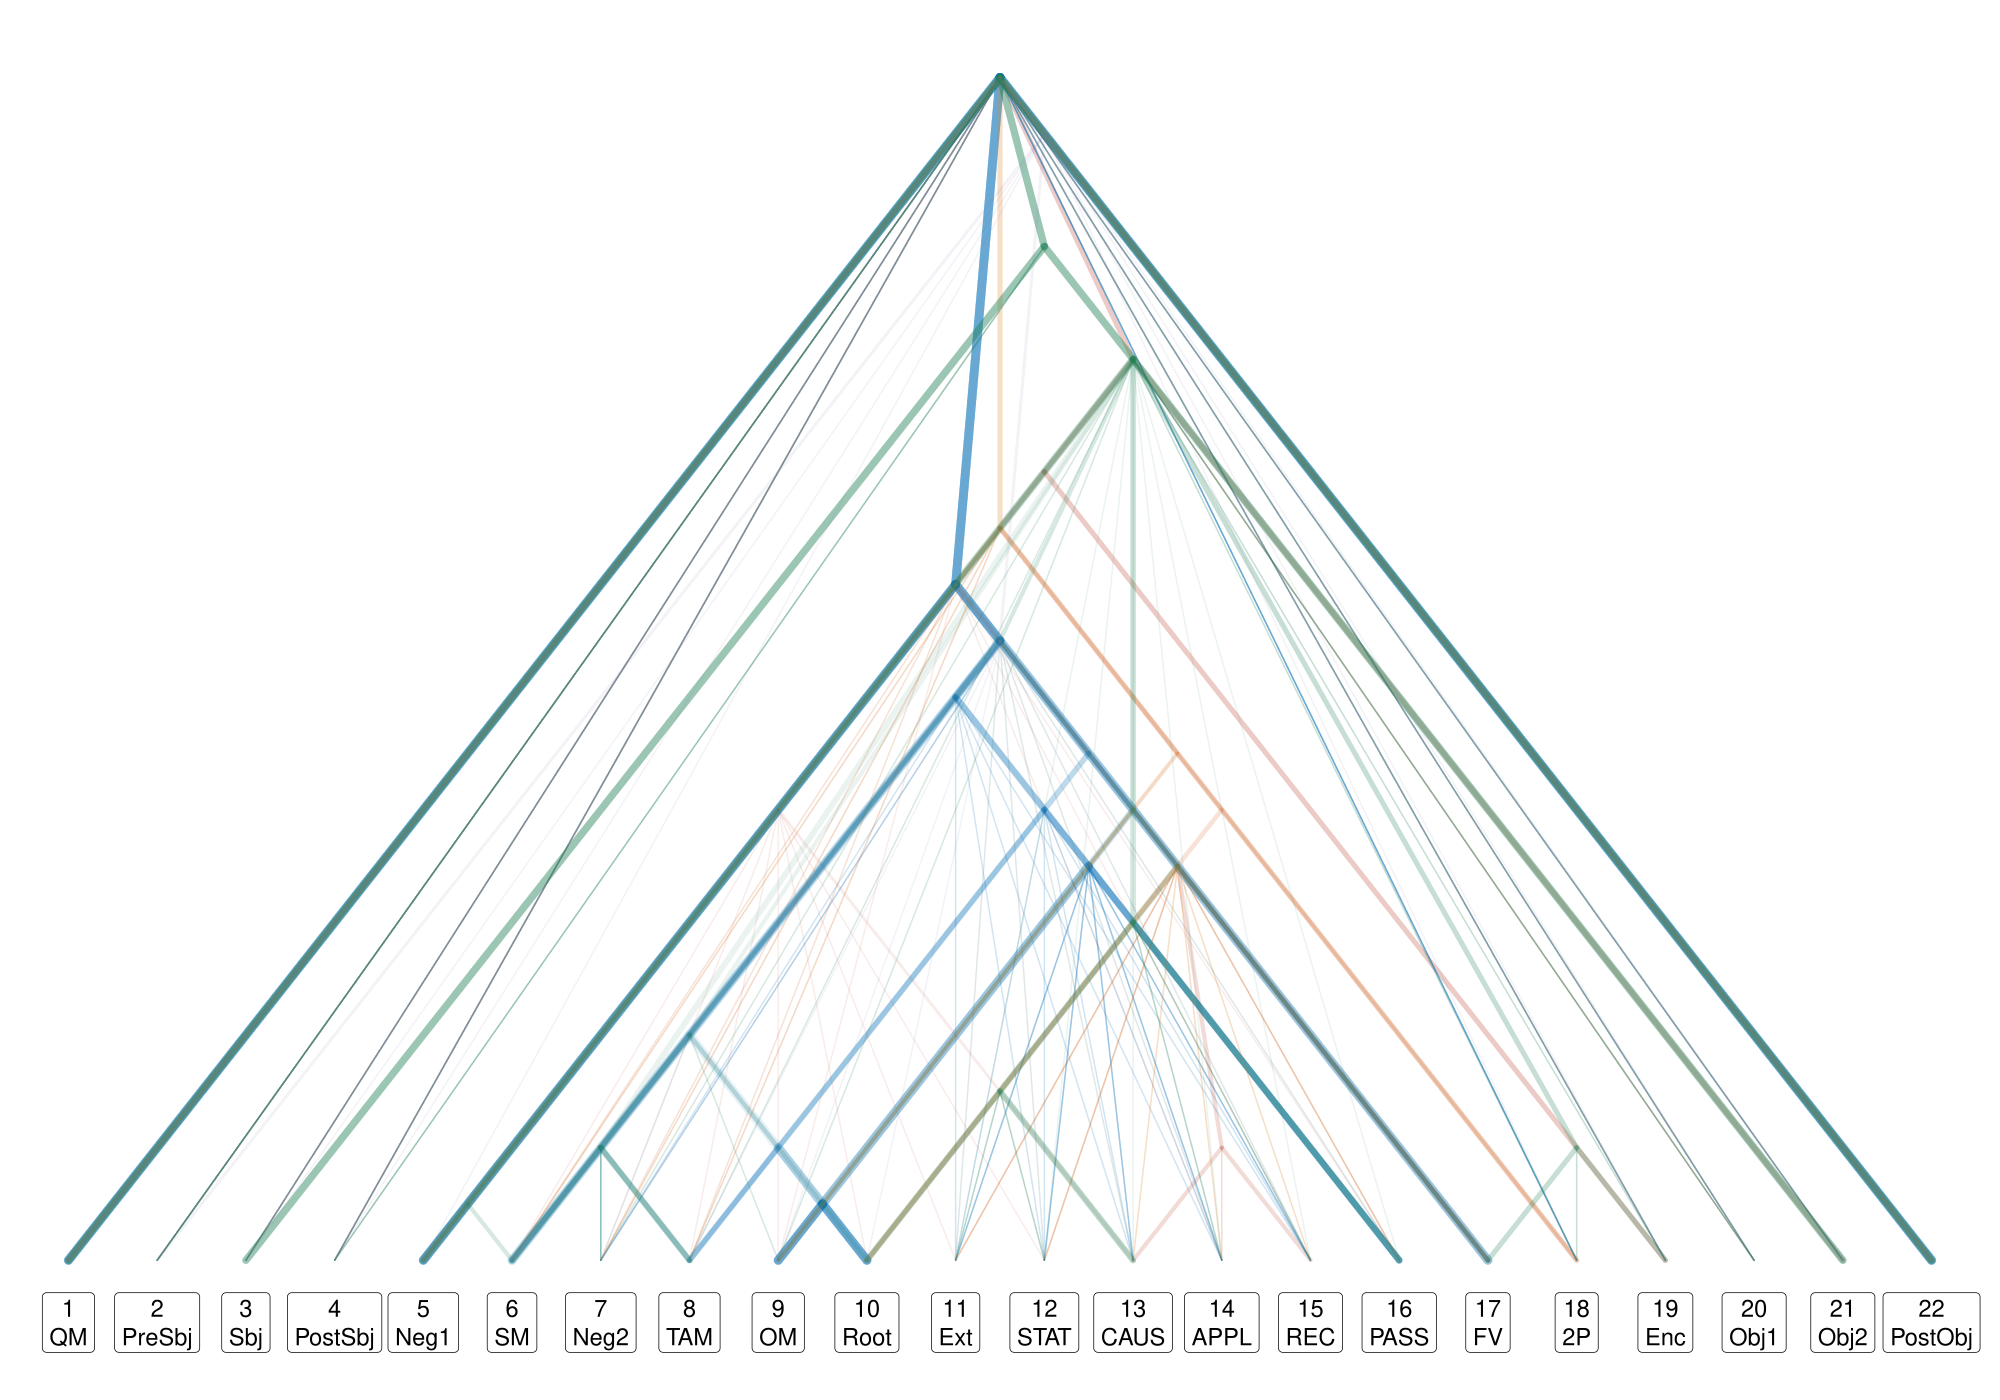

The script that saved this image:
library(ape)
library(ggplot2)
library(ggtree)
library(patchwork)

posLabel <- list("1" = "QM", "2" = "PreSbj", "3" = "Sbj", "4" = "PostSbj", "5" = "Neg1", "6" = "SM", "7" = "Neg2", "8" = "TAM", "9" = "OM", "10" = "Root", "11" = "Ext", "12" = "STAT", "13" = "CAUS", "14" = "APPL", "15" = "REC", "16" = "PASS", "17" = "FV", "18" = "2P", "19" = "Enc", "20" = "Obj1", "21" = "Obj2", "22" = "PostObj")

alphaval <- 0.094435

# ── morsyn: 3 families ──
morsyntree1 <- read.tree(text="(1,2,3,4,(((5,6,7,8,(9,((10,11,12,(13,14,15)13-15,16,17)10-17,18)10-18)9-18)5-18,19)5-19,20,21)5-21,22)1-22;")
morsyntree1grouped <- groupOTU(morsyntree1, list(a = c(1, 22), b = c(5, 21), c = c(5, 19), d = c(5, 18), e = c(9, 18), f = c(10, 18), g = c(10, 17), h = c(13, 15)))
morsynsmap1 <- c(0.5, 1.7321, 1.7321, 1.7321, 1.7321, 1.0, 1.0, 1.4142, 1.4142)
morsyntreeplot1 <- ggtree(morsyntree1grouped,
  aes(size=(morsynsmap1[group])),
  layout="slanted", ladderize=FALSE,
  alpha=alphaval, color="#BC3C29") +
  layout_dendrogram() +
  geom_tiplab(geom="label", size=5, angle=0,
    offset=-1, hjust=0.5, vjust=1.25, alpha=0) +
  theme(panel.background=element_blank(),
    plot.background=element_blank(),
    legend.position="none",
    plot.margin=margin(t=5, r=5, b=25, l=5, unit="pt")) +
  scale_size_identity()

morsyntree2 <- read.tree(text="(1,2,3,4,((((5,6,7,8,9,(10,11,12,(13,14,15)13-15,16,17)10-17)5-17,18)5-18,19)5-19,20,21)5-21,22)1-22;")
morsyntree2grouped <- groupOTU(morsyntree2, list(a = c(1, 22), b = c(5, 21), c = c(5, 19), d = c(5, 18), e = c(5, 17), f = c(10, 17), g = c(13, 15)))
morsynsmap2 <- c(0.5, 1.7321, 1.7321, 1.7321, 1.7321, 1.4142, 1.4142, 1.4142)
morsyntreeplot2 <- ggtree(morsyntree2grouped,
  aes(size=(morsynsmap2[group])),
  layout="slanted", ladderize=FALSE,
  alpha=alphaval, color="#BC3C29") +
  layout_dendrogram() +
  geom_tiplab(geom="label", size=5, angle=0,
    offset=-1, hjust=0.5, vjust=1.25, alpha=0) +
  theme(panel.background=element_blank(),
    plot.background=element_blank(),
    legend.position="none",
    plot.margin=margin(t=5, r=5, b=25, l=5, unit="pt")) +
  scale_size_identity()

morsyntree3 <- read.tree(text="(1,2,3,4,(((((5,6,7,8,9,10,11,12,13)5-13,14,15,16,17)5-17,18)5-18,19)5-19,20,21)5-21,22)1-22;")
morsyntree3grouped <- groupOTU(morsyntree3, list(a = c(1, 22), b = c(5, 21), c = c(5, 19), d = c(5, 18), e = c(5, 17), f = c(5, 13)))
morsynsmap3 <- c(0.5, 1.7321, 1.7321, 1.7321, 1.7321, 1.4142, 1.0)
morsyntreeplot3 <- ggtree(morsyntree3grouped,
  aes(size=(morsynsmap3[group])),
  layout="slanted", ladderize=FALSE,
  alpha=alphaval, color="#BC3C29") +
  layout_dendrogram() +
  geom_tiplab(geom="label", size=5, angle=0,
    offset=-1, hjust=0.5, vjust=1.25, alpha=0) +
  theme(panel.background=element_blank(),
    plot.background=element_blank(),
    legend.position="none",
    plot.margin=margin(t=5, r=5, b=25, l=5, unit="pt")) +
  scale_size_identity()

# ── tono: 9 families ──
tonotree1 <- read.tree(text="(1,2,3,4,(5,((((6,7,8)6-8,(9,10)9-10)6-10,11,12,13,14,15,16)6-16,17)6-17)5-17,18,19,20,21,22)1-22;")
tonotree1grouped <- groupOTU(tonotree1, list(a = c(1, 22), b = c(5, 17), c = c(6, 17), d = c(6, 16), e = c(6, 10), f = c(6, 8), g = c(9, 10)))
tonosmap1 <- c(0.5, 3.0, 3.0, 3.0, 2.2361, 1.4142, 1.7321, 3.0)
tonotreeplot1 <- ggtree(tonotree1grouped,
  aes(size=(tonosmap1[group])),
  layout="slanted", ladderize=FALSE,
  alpha=alphaval, color="#0072B5") +
  layout_dendrogram() +
  geom_tiplab(geom="label", size=5, angle=0,
    offset=-1, hjust=0.5, vjust=1.25, alpha=0) +
  theme(panel.background=element_blank(),
    plot.background=element_blank(),
    legend.position="none",
    plot.margin=margin(t=5, r=5, b=25, l=5, unit="pt")) +
  scale_size_identity()

tonotree2 <- read.tree(text="(1,2,3,4,(5,(((6,7,8)6-8,((9,10)9-10,11,12,13,14,15,16)9-16)6-16,17)6-17)5-17,18,19,20,21,22)1-22;")
tonotree2grouped <- groupOTU(tonotree2, list(a = c(1, 22), b = c(5, 17), c = c(6, 17), d = c(6, 16), e = c(6, 8), f = c(9, 16), g = c(9, 10)))
tonosmap2 <- c(0.5, 3.0, 3.0, 3.0, 2.2361, 1.7321, 2.2361, 3.0)
tonotreeplot2 <- ggtree(tonotree2grouped,
  aes(size=(tonosmap2[group])),
  layout="slanted", ladderize=FALSE,
  alpha=alphaval, color="#0072B5") +
  layout_dendrogram() +
  geom_tiplab(geom="label", size=5, angle=0,
    offset=-1, hjust=0.5, vjust=1.25, alpha=0) +
  theme(panel.background=element_blank(),
    plot.background=element_blank(),
    legend.position="none",
    plot.margin=margin(t=5, r=5, b=25, l=5, unit="pt")) +
  scale_size_identity()

tonotree3 <- read.tree(text="(1,2,3,4,(5,((6,7,8)6-8,(((9,10)9-10,11,12,13,14,15,16)9-16,17)9-17)6-17)5-17,18,19,20,21,22)1-22;")
tonotree3grouped <- groupOTU(tonotree3, list(a = c(1, 22), b = c(5, 17), c = c(6, 17), d = c(6, 8), e = c(9, 17), f = c(9, 16), g = c(9, 10)))
tonosmap3 <- c(0.5, 3.0, 3.0, 3.0, 1.7321, 1.4142, 2.2361, 3.0)
tonotreeplot3 <- ggtree(tonotree3grouped,
  aes(size=(tonosmap3[group])),
  layout="slanted", ladderize=FALSE,
  alpha=alphaval, color="#0072B5") +
  layout_dendrogram() +
  geom_tiplab(geom="label", size=5, angle=0,
    offset=-1, hjust=0.5, vjust=1.25, alpha=0) +
  theme(panel.background=element_blank(),
    plot.background=element_blank(),
    legend.position="none",
    plot.margin=margin(t=5, r=5, b=25, l=5, unit="pt")) +
  scale_size_identity()

tonotree4 <- read.tree(text="(1,2,3,4,(5,(((6,7,(8,(9,10)9-10)8-10)6-10,11,12,13,14,15,16)6-16,17)6-17)5-17,18,19,20,21,22)1-22;")
tonotree4grouped <- groupOTU(tonotree4, list(a = c(1, 22), b = c(5, 17), c = c(6, 17), d = c(6, 16), e = c(6, 10), f = c(8, 10), g = c(9, 10)))
tonosmap4 <- c(0.5, 3.0, 3.0, 3.0, 2.2361, 1.4142, 1.7321, 3.0)
tonotreeplot4 <- ggtree(tonotree4grouped,
  aes(size=(tonosmap4[group])),
  layout="slanted", ladderize=FALSE,
  alpha=alphaval, color="#0072B5") +
  layout_dendrogram() +
  geom_tiplab(geom="label", size=5, angle=0,
    offset=-1, hjust=0.5, vjust=1.25, alpha=0) +
  theme(panel.background=element_blank(),
    plot.background=element_blank(),
    legend.position="none",
    plot.margin=margin(t=5, r=5, b=25, l=5, unit="pt")) +
  scale_size_identity()

tonotree5 <- read.tree(text="(1,2,3,4,(5,((6,7,((8,(9,10)9-10)8-10,11,12,13,14,15,16)8-16)6-16,17)6-17)5-17,18,19,20,21,22)1-22;")
tonotree5grouped <- groupOTU(tonotree5, list(a = c(1, 22), b = c(5, 17), c = c(6, 17), d = c(6, 16), e = c(8, 16), f = c(8, 10), g = c(9, 10)))
tonosmap5 <- c(0.5, 3.0, 3.0, 3.0, 2.2361, 2.0, 1.7321, 3.0)
tonotreeplot5 <- ggtree(tonotree5grouped,
  aes(size=(tonosmap5[group])),
  layout="slanted", ladderize=FALSE,
  alpha=alphaval, color="#0072B5") +
  layout_dendrogram() +
  geom_tiplab(geom="label", size=5, angle=0,
    offset=-1, hjust=0.5, vjust=1.25, alpha=0) +
  theme(panel.background=element_blank(),
    plot.background=element_blank(),
    legend.position="none",
    plot.margin=margin(t=5, r=5, b=25, l=5, unit="pt")) +
  scale_size_identity()

tonotree6 <- read.tree(text="(1,2,3,4,(5,((6,7,(8,((9,10)9-10,11,12,13,14,15,16)9-16)8-16)6-16,17)6-17)5-17,18,19,20,21,22)1-22;")
tonotree6grouped <- groupOTU(tonotree6, list(a = c(1, 22), b = c(5, 17), c = c(6, 17), d = c(6, 16), e = c(8, 16), f = c(9, 16), g = c(9, 10)))
tonosmap6 <- c(0.5, 3.0, 3.0, 3.0, 2.2361, 2.0, 2.2361, 3.0)
tonotreeplot6 <- ggtree(tonotree6grouped,
  aes(size=(tonosmap6[group])),
  layout="slanted", ladderize=FALSE,
  alpha=alphaval, color="#0072B5") +
  layout_dendrogram() +
  geom_tiplab(geom="label", size=5, angle=0,
    offset=-1, hjust=0.5, vjust=1.25, alpha=0) +
  theme(panel.background=element_blank(),
    plot.background=element_blank(),
    legend.position="none",
    plot.margin=margin(t=5, r=5, b=25, l=5, unit="pt")) +
  scale_size_identity()

tonotree7 <- read.tree(text="(1,2,3,4,(5,(6,7,(((8,(9,10)9-10)8-10,11,12,13,14,15,16)8-16,17)8-17)6-17)5-17,18,19,20,21,22)1-22;")
tonotree7grouped <- groupOTU(tonotree7, list(a = c(1, 22), b = c(5, 17), c = c(6, 17), d = c(8, 17), e = c(8, 16), f = c(8, 10), g = c(9, 10)))
tonosmap7 <- c(0.5, 3.0, 3.0, 3.0, 1.7321, 2.0, 1.7321, 3.0)
tonotreeplot7 <- ggtree(tonotree7grouped,
  aes(size=(tonosmap7[group])),
  layout="slanted", ladderize=FALSE,
  alpha=alphaval, color="#0072B5") +
  layout_dendrogram() +
  geom_tiplab(geom="label", size=5, angle=0,
    offset=-1, hjust=0.5, vjust=1.25, alpha=0) +
  theme(panel.background=element_blank(),
    plot.background=element_blank(),
    legend.position="none",
    plot.margin=margin(t=5, r=5, b=25, l=5, unit="pt")) +
  scale_size_identity()

tonotree8 <- read.tree(text="(1,2,3,4,(5,(6,7,((8,((9,10)9-10,11,12,13,14,15,16)9-16)8-16,17)8-17)6-17)5-17,18,19,20,21,22)1-22;")
tonotree8grouped <- groupOTU(tonotree8, list(a = c(1, 22), b = c(5, 17), c = c(6, 17), d = c(8, 17), e = c(8, 16), f = c(9, 16), g = c(9, 10)))
tonosmap8 <- c(0.5, 3.0, 3.0, 3.0, 1.7321, 2.0, 2.2361, 3.0)
tonotreeplot8 <- ggtree(tonotree8grouped,
  aes(size=(tonosmap8[group])),
  layout="slanted", ladderize=FALSE,
  alpha=alphaval, color="#0072B5") +
  layout_dendrogram() +
  geom_tiplab(geom="label", size=5, angle=0,
    offset=-1, hjust=0.5, vjust=1.25, alpha=0) +
  theme(panel.background=element_blank(),
    plot.background=element_blank(),
    legend.position="none",
    plot.margin=margin(t=5, r=5, b=25, l=5, unit="pt")) +
  scale_size_identity()

tonotree9 <- read.tree(text="(1,2,3,4,(5,(6,7,(8,(((9,10)9-10,11,12,13,14,15,16)9-16,17)9-17)8-17)6-17)5-17,18,19,20,21,22)1-22;")
tonotree9grouped <- groupOTU(tonotree9, list(a = c(1, 22), b = c(5, 17), c = c(6, 17), d = c(8, 17), e = c(9, 17), f = c(9, 16), g = c(9, 10)))
tonosmap9 <- c(0.5, 3.0, 3.0, 3.0, 1.7321, 1.4142, 2.2361, 3.0)
tonotreeplot9 <- ggtree(tonotree9grouped,
  aes(size=(tonosmap9[group])),
  layout="slanted", ladderize=FALSE,
  alpha=alphaval, color="#0072B5") +
  layout_dendrogram() +
  geom_tiplab(geom="label", size=5, angle=0,
    offset=-1, hjust=0.5, vjust=1.25, alpha=0) +
  theme(panel.background=element_blank(),
    plot.background=element_blank(),
    legend.position="none",
    plot.margin=margin(t=5, r=5, b=25, l=5, unit="pt")) +
  scale_size_identity()

# ── length: 3 families ──
lengthtree1 <- read.tree(text="(1,2,3,4,((5,6,7,8,(9,(10,11,12,13,14,15,16,17)10-17)9-17)5-17,18)5-18,19,20,21,22)1-22;")
lengthtree1grouped <- groupOTU(lengthtree1, list(a = c(1, 22), b = c(5, 18), c = c(5, 17), d = c(9, 17), e = c(10, 17)))
lengthsmap1 <- c(0.5, 1.7321, 1.7321, 1.0, 1.4142, 1.7321)
lengthtreeplot1 <- ggtree(lengthtree1grouped,
  aes(size=(lengthsmap1[group])),
  layout="slanted", ladderize=FALSE,
  alpha=alphaval, color="#E18727") +
  layout_dendrogram() +
  geom_tiplab(geom="label", size=5, angle=0,
    offset=-1, hjust=0.5, vjust=1.25, alpha=0) +
  theme(panel.background=element_blank(),
    plot.background=element_blank(),
    legend.position="none",
    plot.margin=margin(t=5, r=5, b=25, l=5, unit="pt")) +
  scale_size_identity()

lengthtree2 <- read.tree(text="(1,2,3,4,(5,6,7,8,((9,(10,11,12,13,14,15,16,17)10-17)9-17,18)9-18)5-18,19,20,21,22)1-22;")
lengthtree2grouped <- groupOTU(lengthtree2, list(a = c(1, 22), b = c(5, 18), c = c(9, 18), d = c(9, 17), e = c(10, 17)))
lengthsmap2 <- c(0.5, 1.7321, 1.7321, 1.4142, 1.4142, 1.7321)
lengthtreeplot2 <- ggtree(lengthtree2grouped,
  aes(size=(lengthsmap2[group])),
  layout="slanted", ladderize=FALSE,
  alpha=alphaval, color="#E18727") +
  layout_dendrogram() +
  geom_tiplab(geom="label", size=5, angle=0,
    offset=-1, hjust=0.5, vjust=1.25, alpha=0) +
  theme(panel.background=element_blank(),
    plot.background=element_blank(),
    legend.position="none",
    plot.margin=margin(t=5, r=5, b=25, l=5, unit="pt")) +
  scale_size_identity()

lengthtree3 <- read.tree(text="(1,2,3,4,(5,6,7,8,(9,((10,11,12,13,14,15,16,17)10-17,18)10-18)9-18)5-18,19,20,21,22)1-22;")
lengthtree3grouped <- groupOTU(lengthtree3, list(a = c(1, 22), b = c(5, 18), c = c(9, 18), d = c(10, 18), e = c(10, 17)))
lengthsmap3 <- c(0.5, 1.7321, 1.7321, 1.4142, 1.0, 1.7321)
lengthtreeplot3 <- ggtree(lengthtree3grouped,
  aes(size=(lengthsmap3[group])),
  layout="slanted", ladderize=FALSE,
  alpha=alphaval, color="#E18727") +
  layout_dendrogram() +
  geom_tiplab(geom="label", size=5, angle=0,
    offset=-1, hjust=0.5, vjust=1.25, alpha=0) +
  theme(panel.background=element_blank(),
    plot.background=element_blank(),
    legend.position="none",
    plot.margin=margin(t=5, r=5, b=25, l=5, unit="pt")) +
  scale_size_identity()

# ── phon: 6 families ──
phontree1 <- read.tree(text="(1,2,(3,4,(5,((6,7,8)6-8,(9,(((10,11,12,13)10-13,14,15,16)10-16,17)10-17)9-17)6-17,18,19,20,21)5-21)3-21,22)1-22;")
phontree1grouped <- groupOTU(phontree1, list(a = c(1, 22), b = c(3, 21), c = c(5, 21), d = c(6, 17), e = c(6, 8), f = c(9, 17), g = c(10, 17), h = c(10, 16), i = c(10, 13)))
phonsmap1 <- c(0.5, 2.4495, 2.4495, 2.4495, 1.4142, 2.0, 1.4142, 1.4142, 2.0, 2.0)
phontreeplot1 <- ggtree(phontree1grouped,
  aes(size=(phonsmap1[group])),
  layout="slanted", ladderize=FALSE,
  alpha=alphaval, color="#20845E") +
  layout_dendrogram() +
  geom_tiplab(geom="label", size=5, angle=0,
    offset=-1, hjust=0.5, vjust=1.25, alpha=0) +
  theme(panel.background=element_blank(),
    plot.background=element_blank(),
    legend.position="none",
    plot.margin=margin(t=5, r=5, b=25, l=5, unit="pt")) +
  scale_size_identity()

phontree2 <- read.tree(text="(1,2,(3,4,((5,6)5-6,7,8,(9,(((10,11,12,13)10-13,14,15,16)10-16,17)10-17)9-17,18,19,20,21)5-21)3-21,22)1-22;")
phontree2grouped <- groupOTU(phontree2, list(a = c(1, 22), b = c(3, 21), c = c(5, 21), d = c(5, 6), e = c(9, 17), f = c(10, 17), g = c(10, 16), h = c(10, 13)))
phonsmap2 <- c(0.5, 2.4495, 2.4495, 2.4495, 1.4142, 1.4142, 1.4142, 2.0, 2.0)
phontreeplot2 <- ggtree(phontree2grouped,
  aes(size=(phonsmap2[group])),
  layout="slanted", ladderize=FALSE,
  alpha=alphaval, color="#20845E") +
  layout_dendrogram() +
  geom_tiplab(geom="label", size=5, angle=0,
    offset=-1, hjust=0.5, vjust=1.25, alpha=0) +
  theme(panel.background=element_blank(),
    plot.background=element_blank(),
    legend.position="none",
    plot.margin=margin(t=5, r=5, b=25, l=5, unit="pt")) +
  scale_size_identity()

phontree3 <- read.tree(text="(1,2,(3,4,((5,6)5-6,7,8,9,((10,11,12,13)10-13,14,15,16)10-16,(17,18,19)17-19,20,21)5-21)3-21,22)1-22;")
phontree3grouped <- groupOTU(phontree3, list(a = c(1, 22), b = c(3, 21), c = c(5, 21), d = c(5, 6), e = c(10, 16), f = c(10, 13), g = c(17, 19)))
phonsmap3 <- c(0.5, 2.4495, 2.4495, 2.4495, 1.4142, 2.0, 2.0, 1.7321)
phontreeplot3 <- ggtree(phontree3grouped,
  aes(size=(phonsmap3[group])),
  layout="slanted", ladderize=FALSE,
  alpha=alphaval, color="#20845E") +
  layout_dendrogram() +
  geom_tiplab(geom="label", size=5, angle=0,
    offset=-1, hjust=0.5, vjust=1.25, alpha=0) +
  theme(panel.background=element_blank(),
    plot.background=element_blank(),
    legend.position="none",
    plot.margin=margin(t=5, r=5, b=25, l=5, unit="pt")) +
  scale_size_identity()

phontree4 <- read.tree(text="(1,2,(3,4,(5,(6,7,8)6-8,9,((10,11,12,13)10-13,14,15,16)10-16,(17,18,19)17-19,20,21)5-21)3-21,22)1-22;")
phontree4grouped <- groupOTU(phontree4, list(a = c(1, 22), b = c(3, 21), c = c(5, 21), d = c(6, 8), e = c(10, 16), f = c(10, 13), g = c(17, 19)))
phonsmap4 <- c(0.5, 2.4495, 2.4495, 2.4495, 2.0, 2.0, 2.0, 1.7321)
phontreeplot4 <- ggtree(phontree4grouped,
  aes(size=(phonsmap4[group])),
  layout="slanted", ladderize=FALSE,
  alpha=alphaval, color="#20845E") +
  layout_dendrogram() +
  geom_tiplab(geom="label", size=5, angle=0,
    offset=-1, hjust=0.5, vjust=1.25, alpha=0) +
  theme(panel.background=element_blank(),
    plot.background=element_blank(),
    legend.position="none",
    plot.margin=margin(t=5, r=5, b=25, l=5, unit="pt")) +
  scale_size_identity()

phontree5 <- read.tree(text="(1,2,(3,4,(5,(((6,7,8)6-8,9,10)6-10,11,12,13,14,15,16,17)6-17,18,19,20,21)5-21)3-21,22)1-22;")
phontree5grouped <- groupOTU(phontree5, list(a = c(1, 22), b = c(3, 21), c = c(5, 21), d = c(6, 17), e = c(6, 10), f = c(6, 8)))
phonsmap5 <- c(0.5, 2.4495, 2.4495, 2.4495, 1.4142, 1.4142, 2.0)
phontreeplot5 <- ggtree(phontree5grouped,
  aes(size=(phonsmap5[group])),
  layout="slanted", ladderize=FALSE,
  alpha=alphaval, color="#20845E") +
  layout_dendrogram() +
  geom_tiplab(geom="label", size=5, angle=0,
    offset=-1, hjust=0.5, vjust=1.25, alpha=0) +
  theme(panel.background=element_blank(),
    plot.background=element_blank(),
    legend.position="none",
    plot.margin=margin(t=5, r=5, b=25, l=5, unit="pt")) +
  scale_size_identity()

phontree6 <- read.tree(text="(1,2,(3,4,(5,((6,7,8)6-8,9,10)6-10,11,12,13,14,15,16,(17,18,19)17-19,20,21)5-21)3-21,22)1-22;")
phontree6grouped <- groupOTU(phontree6, list(a = c(1, 22), b = c(3, 21), c = c(5, 21), d = c(6, 10), e = c(6, 8), f = c(17, 19)))
phonsmap6 <- c(0.5, 2.4495, 2.4495, 2.4495, 1.4142, 2.0, 1.7321)
phontreeplot6 <- ggtree(phontree6grouped,
  aes(size=(phonsmap6[group])),
  layout="slanted", ladderize=FALSE,
  alpha=alphaval, color="#20845E") +
  layout_dendrogram() +
  geom_tiplab(geom="label", size=5, angle=0,
    offset=-1, hjust=0.5, vjust=1.25, alpha=0) +
  theme(panel.background=element_blank(),
    plot.background=element_blank(),
    legend.position="none",
    plot.margin=margin(t=5, r=5, b=25, l=5, unit="pt")) +
  scale_size_identity()

# ── inton: 1 families ──
intontree1 <- read.tree(text="(1,(2,3,4,5,(6,7,8,9,10,11,12,13,14,15,16,17)6-17,18,19,20,21,22)2-22)1-22;")
intontree1grouped <- groupOTU(intontree1, list(a = c(1, 22), b = c(2, 22), c = c(6, 17)))
intonsmap1 <- c(0.5, 1.0, 1.0, 1.0)
intontreeplot1 <- ggtree(intontree1grouped,
  aes(size=(intonsmap1[group])),
  layout="slanted", ladderize=FALSE,
  alpha=alphaval, color="#7876B1") +
  layout_dendrogram() +
  geom_tiplab(geom="label", size=5, angle=0,
    offset=-1, hjust=0.5, vjust=1.25, alpha=0) +
  theme(panel.background=element_blank(),
    plot.background=element_blank(),
    legend.position="none",
    plot.margin=margin(t=5, r=5, b=25, l=5, unit="pt")) +
  scale_size_identity()

intontreeplot1 <- intontreeplot1 + geom_tiplab(geom="label", size=6, angle=0,
  offset=-1, hjust=0.5, vjust=1.25, alpha=1, label.size=0,
  aes(label=paste(label, posLabel[label], sep="\n")), lineheight=1)

treelayout <- c(
  area(t=1, l=1, b=5, r=1),
  area(t=1, l=1, b=5, r=1),
  area(t=1, l=1, b=5, r=1),
  area(t=1, l=1, b=5, r=1),
  area(t=1, l=1, b=5, r=1),
  area(t=1, l=1, b=5, r=1),
  area(t=1, l=1, b=5, r=1),
  area(t=1, l=1, b=5, r=1),
  area(t=1, l=1, b=5, r=1),
  area(t=1, l=1, b=5, r=1),
  area(t=1, l=1, b=5, r=1),
  area(t=1, l=1, b=5, r=1),
  area(t=1, l=1, b=5, r=1),
  area(t=1, l=1, b=5, r=1),
  area(t=1, l=1, b=5, r=1),
  area(t=1, l=1, b=5, r=1),
  area(t=1, l=1, b=5, r=1),
  area(t=1, l=1, b=5, r=1),
  area(t=1, l=1, b=5, r=1),
  area(t=1, l=1, b=5, r=1),
  area(t=1, l=1, b=5, r=1),
  area(t=1, l=1, b=5, r=1))

forest <- (
  morsyntreeplot1 +
  morsyntreeplot2 +
  morsyntreeplot3 +
  tonotreeplot1 +
  tonotreeplot2 +
  tonotreeplot3 +
  tonotreeplot4 +
  tonotreeplot5 +
  tonotreeplot6 +
  tonotreeplot7 +
  tonotreeplot8 +
  tonotreeplot9 +
  lengthtreeplot1 +
  lengthtreeplot2 +
  lengthtreeplot3 +
  phontreeplot1 +
  phontreeplot2 +
  phontreeplot3 +
  phontreeplot4 +
  phontreeplot5 +
  phontreeplot6 +
  intontreeplot1 +
  plot_layout(design=treelayout))
print(forest & theme(plot.background=element_rect(fill='white', color=NA)))
ggsave("/Users/jcgood/gitrepos/planars/NonCollaborative/scripts/analysis/../../results/nyan1308_laminar_overlay.pdf", forest & theme(plot.background=element_rect(fill='white', color=NA)), width=20, height=14)

legend_data <- data.frame(
  Domain_Type = factor(c("morphosyntactic", "tonosegmental", "length", "phonological", "intonational"),
    levels=c("morphosyntactic", "tonosegmental", "length", "phonological", "intonational")),
  x=1, y=1
)
legend_plot <- ggplot(legend_data, aes(x=x, y=y, color=Domain_Type)) +
  geom_point(size=3, alpha=0) +
  scale_color_manual(values=c(morphosyntactic="#BC3C29", tonosegmental="#0072B5", length="#E18727", phonological="#20845E", intonational="#7876B1"),
    name="Domain type") +
  guides(color=guide_legend(override.aes=list(alpha=1))) +
  theme_void() + theme(legend.position="inside", legend.position.inside=c(0.02, 0.98), legend.justification=c("left", "top"), legend.direction="vertical",
    legend.background=element_rect(fill="white", color="black", linewidth=0.5),
    legend.text=element_text(size=26), legend.title=element_text(size=28, face="bold"),
    legend.key.height=unit(2.2, "lines"), legend.key.width=unit(1.2, "lines"),
    legend.spacing.y=unit(0.45, "in"), legend.margin=margin(18, 20, 18, 20),
    plot.margin=margin(8, 8, 8, 8))
legend_version <- forest + inset_element(legend_plot, left=0.002, bottom=0.55, right=0.40, top=0.97, align_to="panel", on_top=TRUE)
ggsave("/Users/jcgood/gitrepos/planars/NonCollaborative/scripts/analysis/../../results/nyan1308_laminar_overlay_legend.pdf", legend_version, width=20, height=14)
